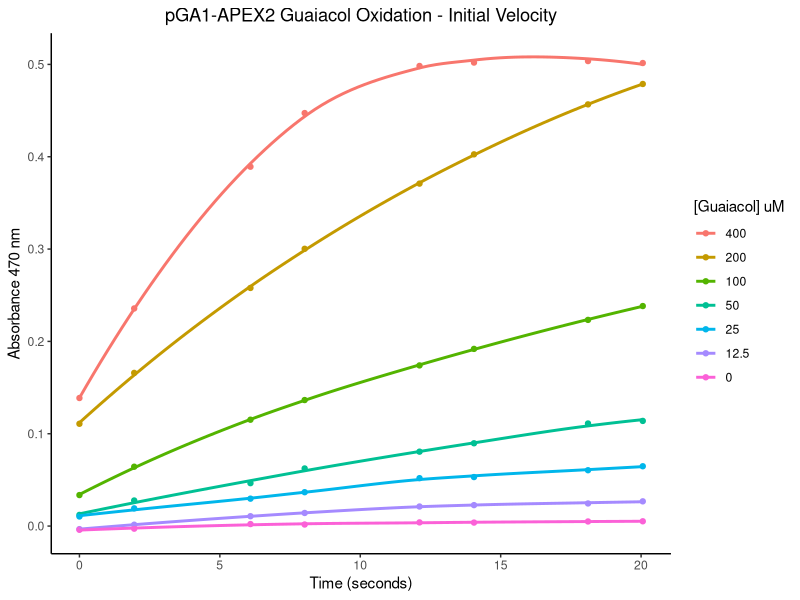
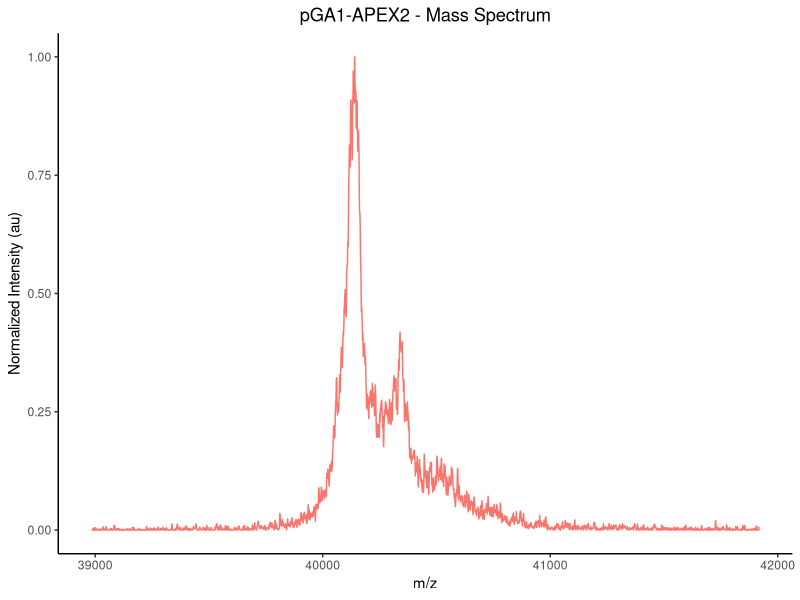

Write the R code that produced these figures, in order.
## ---- chunk 1
library(ggplot2)
library(readxl)
Initial_velocity2 <- read_excel("Initial_velocity2.xls")

ggplot(Initial_velocity2, aes(x = time, y = df, color = grp)) +
  geom_point(aes(color = grp)) +
  geom_smooth(se = F) +
  labs(title="pGA1-APEX2 Guaiacol Oxidation - Initial Velocity", 
       x="Time (seconds)",
       y="Absorbance 470 nm") + 
  scale_colour_discrete("[Guaiacol] uM",
                        labels=c("400", "200", "100", "50", "25", "12.5", "0")) +
  theme_classic() +
   theme(plot.title = element_text(hjust=0.5)) 



## ---- chunk 2
library(readxl)
MALDI <- read_excel("MALDI.xlsx")

ggplot(MALDI, aes(x = mz, y = au, color = "red")) +
  geom_line(aes(color = "red")) +
  labs(title="pGA1-APEX2 - Mass Spectrum", 
       x="m/z",
       y="Normalized Intensity (au)") +
  theme_classic() +
  theme(plot.title = element_text(hjust=0.5)) +
  theme(legend.position = "none")
  
 
  
